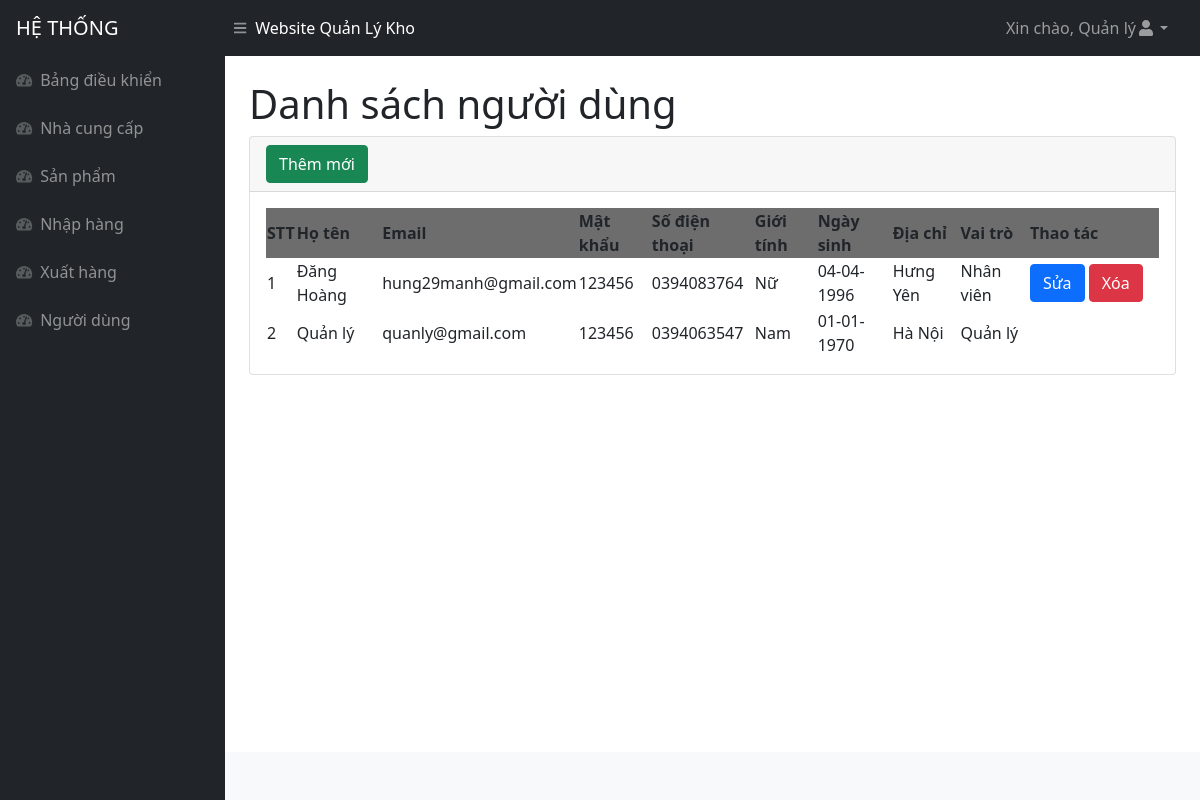
The app's page /nguoidung.php (signed in), older data.
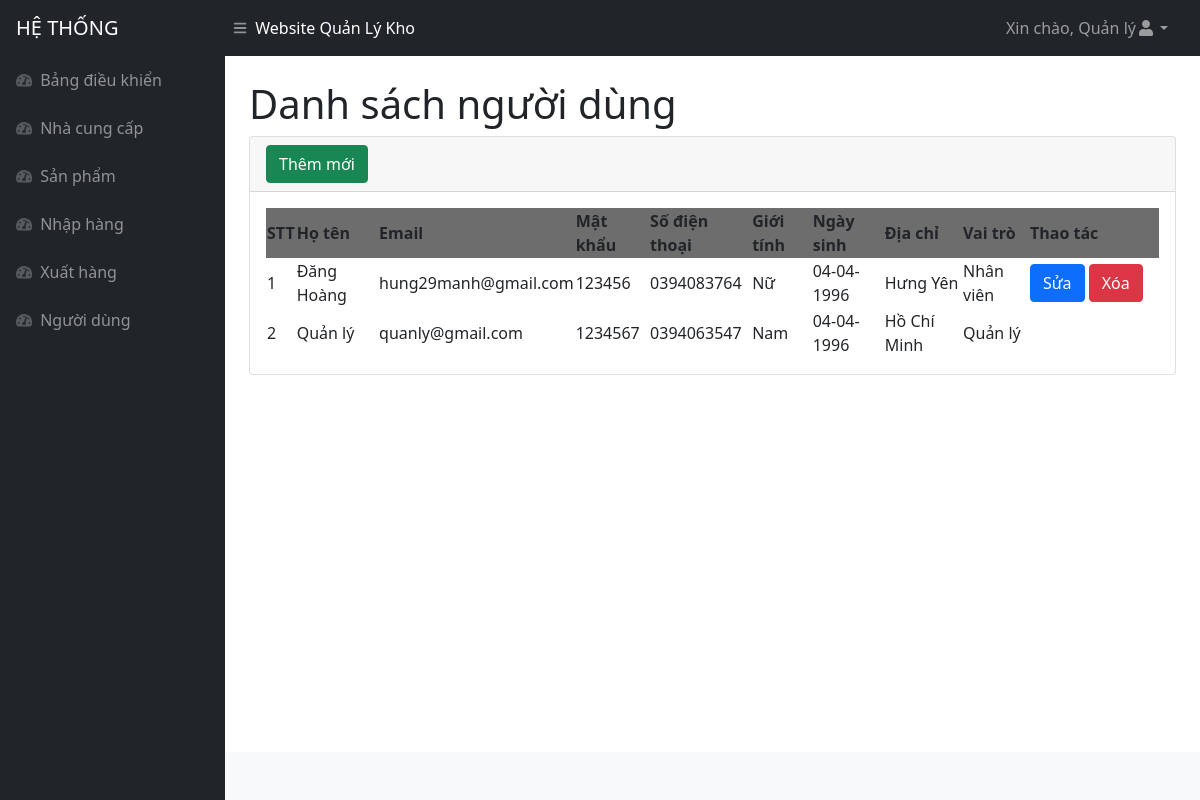
The same page, newer data.
### tables this page shows
CREATE TABLE `nguoidung` (
  `id` int(11) NOT NULL,
  `hoten` varchar(500) NOT NULL,
  `email` varchar(500) NOT NULL,
  `matkhau` varchar(500) NOT NULL,
  `sodienthoai` varchar(250) NOT NULL,
  `ngaysinh` varchar(250) NOT NULL,
  `gioitinh` varchar(250) NOT NULL,
  `diachi` varchar(1000) NOT NULL,
  `quyen_id` int(11) NOT NULL
);

CREATE TABLE `quyen` (
  `id` int(11) NOT NULL,
  `ten` varchar(500) NOT NULL
);

### nguoidung.php (the view, shortened to what this page needs)
<!DOCTYPE html>
<html lang="en">
<head>
<?php include('inc/head.php')?>
</head>
<body class="sb-nav-fixed">
<?php include('inc/header.php')?>
    <div id="layoutSidenav">
    <?php include('inc/menu.php')?>
        <div id="layoutSidenav_content">
            <main>
                <div class="container-fluid px-4">
                    <h1 class="mt-4">Danh sách người dùng</h1>
                    <div class="card mb-4">
                        <div class="card-header">
                            <button type="button" class="btn btn-success" data-bs-toggle="modal"
                                data-bs-target="#exampleModalAdd">
                                Thêm mới
                            </button>
                        </div>
                        <div class="card-body">
                            <table id="datatablesSimple">
                                <thead>
                                <tr style="background-color : #6D6D6D">
                                        <th>STT</th>
                                        <th>Họ tên</th>
                                        <th>Email</th>
                                        <th>Mật khẩu</th>
                                        <th>Số điện thoại</th>
                                        <th>Giới tính</th>
                                        <th>Ngày sinh</th>
                                        <th>Địa chỉ</th>
                                        <th>Vai trò</th>
                                        <th>Thao tác</th>
                                    </tr>
                                </thead>
                                <tbody>
                                <?php
                                    $query = "SELECT a.*, b.ten
                                    FROM nguoidung as a, quyen as b
                                    WHERE a.quyen_id = b.id
                                    ORDER BY a.id DESC";
                                    $result = mysqli_query($connect, $query);
                                    $stt = 1;
                                    while ($arUser = mysqli_fetch_array($result, MYSQLI_ASSOC)) {
                                        $idModelDel = "exampleModalDel".$arUser["id"] ;
                                        $idModelEdit = "exampleModalEdit".$arUser["id"];
                                    ?>
                                    <tr>
                                        <td><?php echo $stt ?></td>
                                        <td><?php echo $arUser["hoten"] ?></td>
                                        <td><?php echo $arUser["email"] ?> </td>
                                        <td><?php echo $arUser["matkhau"] ?> </td>
                                        <td><?php echo $arUser["sodienthoai"] ?></td>
                                        <td><?php echo $arUser["gioitinh"] ?> </td>
                                        <td><?php echo date("d-m-Y", strtotime($arUser["ngaysinh"])) ?></td>
                                        <td><?php echo $arUser["diachi"] ?></td>
                                        <td><?php echo $arUser["ten"] ?></td>
                                        <td style="width : 130px !important">
                                        <?php if($arUser["quyen_id"] == 2) {?>
                                            <button type="button" class="btn btn-primary" data-bs-toggle="modal"
                                                data-bs-target="#<?php echo $idModelEdit ?>">
                                                Sửa
                                            </button>
                                            <button type="button" class="btn btn-danger" data-bs-toggle="modal"
                                                data-bs-target="#<?php echo $idModelDel ?>">
                                                Xóa
                                            </button>
                                            <?php } ?>
                                        </td>
                                    </tr>
                                    <?php $stt++;} ?>
                                </tbody>
                            </table>
                        </div>
                    </div>
                </div>
            </main>
            <?php include('inc/footer.php')?>
        </div>
    </div>
</body>
</html>

### inc/head.php (shortened to what this page needs)
<link href="https://cdn.jsdelivr.net/npm/simple-datatables@latest/dist/style.css" rel="stylesheet" />
<link href="css/styles.css" rel="stylesheet" />

### inc/header.php (shortened to what this page needs)
<nav class="sb-topnav navbar navbar-expand navbar-dark bg-dark">
        <a class="navbar-brand ps-3" href="index.php">HỆ THỐNG</a>
        <button class="btn btn-link btn-sm order-1 order-lg-0 me-4 me-lg-0" id="sidebarToggle" href="#!"><i
                class="fas fa-bars"></i></button>
        <p style="color:white;margin-top:15px">Website Quản Lý Kho</p>
        <ul class="navbar-nav ms-auto ms-md-0 me-3 me-lg-4">
            <li class="nav-item dropdown">
                <a class="nav-link dropdown-toggle" id="navbarDropdown" href="#" role="button" data-bs-toggle="dropdown"
                    aria-expanded="false">Xin chào, <?php echo $_SESSION['tenhienthi']; ?><i class="fas fa-user fa-fw"></i></a>
            </li>
        </ul>
    </nav>

### inc/menu.php
<div id="layoutSidenav_nav">
            <nav class="sb-sidenav accordion sb-sidenav-dark" id="sidenavAccordion">
                <div class="sb-sidenav-menu">
                    <div class="nav">
                        <a class="nav-link" href="index.php">
                            <div class="sb-nav-link-icon"><i class="fas fa-tachometer-alt"></i></div>
                            Bảng điều khiển
                        </a>
                        <a class="nav-link" href="nhacungcap.php">
                            <div class="sb-nav-link-icon"><i class="fas fa-tachometer-alt"></i></div>
                            Nhà cung cấp
                        </a>
                        <a class="nav-link" href="sanpham.php">
                            <div class="sb-nav-link-icon"><i class="fas fa-tachometer-alt"></i></div>
                            Sản phẩm
                        </a>
                        <a class="nav-link" href="nhaphang.php">
                            <div class="sb-nav-link-icon"><i class="fas fa-tachometer-alt"></i></div>
                            Nhập hàng
                        </a>
                        <a class="nav-link" href="xuathang.php">
                            <div class="sb-nav-link-icon"><i class="fas fa-tachometer-alt"></i></div>
                            Xuất hàng
                        </a>
                        <?php if($_SESSION['quyen'] == 1){ ?>
                        <a class="nav-link" href="nguoidung.php">
                            <div class="sb-nav-link-icon"><i class="fas fa-tachometer-alt"></i></div>
                            Người dùng
                        </a>
                        <?php } ?>
                    </div>
                </div>
            </nav>
        </div>

### inc/footer.php (shortened to what this page needs)
<footer class="py-4 bg-light mt-auto">
            </footer>

Row changes from the older to the newer data that the page shows:
changed nguoidung "Quản lý": matkhau "123456" → "1234567"; ngaysinh "01-01-1970" → "04-04-1996"; diachi "Hà Nội" → "Hồ Chí Minh"
